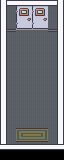

This game map was drawn from its Tiled (.tmx) file and the tilesets committed beside it. A one-line description and the trimmed map source follow:
An orthogonal 4x10 tile map with 16x16 px tiles, 4 tile layers (Livello tile 1, tappeto, muroi, bordo), 3 tilesets and 5 objects.

<map version="1.10" tiledversion="1.10.2" orientation="orthogonal" renderorder="right-down" width="4" height="10" tilewidth="16" tileheight="16" infinite="0" nextlayerid="8" nextobjectid="6">
 <tileset firstgid="1" source="../Room_Builder_16x16.tsx" />
 <tileset firstgid="8285" source="../Interiors_16x16.tsx" />
 <tileset firstgid="25309" source="../tilesets/19_Hospital_16x16.tsx" />
 <group id="6" name="pavimento">
  <layer id="1" name="Livello tile 1" width="4" height="10">
   <data>[40 cells, 36 non-empty, 1 distinct tile ids]</data>
  </layer>
  <layer id="7" name="tappeto" width="4" height="10">
   <data>[40 cells, 2 non-empty, 2 distinct tile ids]</data>
  </layer>
 </group>
 <layer id="3" name="muroi" width="4" height="10">
  <data>[40 cells, 11 non-empty, 7 distinct tile ids]</data>
 </layer>
 <layer id="2" name="bordo" width="4" height="10">
  <data>[40 cells, 24 non-empty, 3 distinct tile ids]</data>
 </layer>
 <objectgroup id="4" name="Collisioni">
  <object id="1" x="-0.181818" y="144.909" width="64" height="4.18182" />
  <object id="2" x="-12.7273" y="129.636" width="0.181818" height="0.181818" />
  <object id="3" x="0" y="0.0909082" width="6.54545" height="144.909" />
  <object id="4" x="3.55271e-15" y="0.636363" width="64" height="30.3636" />
  <object id="5" x="57.4545" y="0.0909545" width="6.54545" height="144.909" />
 </objectgroup>
</map>
